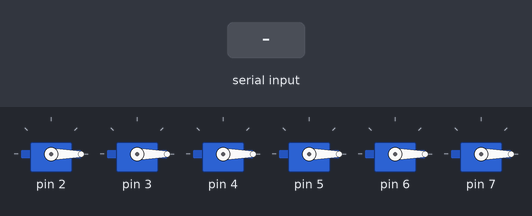
Bench run of a sketch on a simulated Arduino Uno, built with avr-gcc and run on an emulated ATmega328P. Shown: 6 × servo. Inputs (shaded band) come from the test bench. What the sketch prints to the serial monitor is not drawn.

Above: at 1.2 s.
1.3 s: "1" received over Serial
Timing chart, 0 to 4.3 s (numbered marks = the images above; inputs shaded):
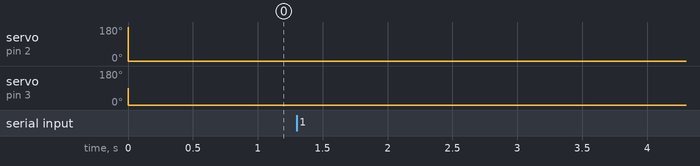

Measured:
- after the input at 1.3 s, every drawn part: stays the same

The sketch:

Serial_read.ino
```cpp
#include <Servo.h>
#include <TimerThree.h>
Servo join[6];
String str;
char x [8];
int deg [6];
int cnt = 0;
int ini[6]={180,90,90,90,90,90};
float cur [6] = {110,90,90,90,90,90};
int d_theda[6];
float add_value[6];
bool initial_state = true;
bool state = false;
void setup() {
  for (int k = 0 ; k<6 ; k ++){
    join[k].attach(k+2);
    join[k].write(ini[k]);
  }
Serial.begin(38400);
Timer3.initialize(150);
Timer3.attachInterrupt(servo_control);
}

void loop() {

       for (int u = 0 ; u < 6 ; u++)
     {if(initial_state ==true){
       join[u].write(ini[u]);//寫入角度
       //Serial.println(ini[u]);
     }
     if(initial_state !=true){
       join[u].write(deg[u]);//寫入角度
       //Serial.println(deg[u]);
     }
       }

 }
 void servo_control(void)
{

   //if (Serial.available()){
    initial_state = false;
    int inChar = Serial.read();
    //Serial.println(inChar);
    if(inChar != -1){
      //Serial.println(inChar);
      Serial.println(deg[4]);
    if(state == true){
      deg[cnt]=inChar;
      cnt++;
    }
    if(inChar == 255){//開始碼
      state = true;
    }
    if(inChar ==238){//結束碼
      state = false;
      cnt = 0;
     //Serial.println("end");
   }
    }
}
```
